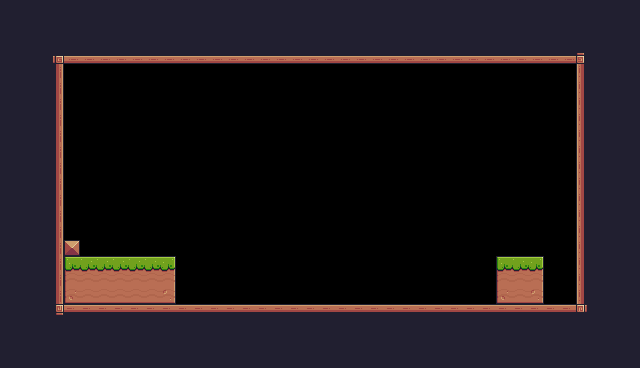

Rendered tile map (Tiled .tmx) drawn with the repository's tilesets; below, a short description and the full map source, tile grids included:
An orthogonal 40x23 tile map with 16x16 px tiles, 1 tile layer (Tile Layer 1) and 1 object (Player).

<map version="1.10" tiledversion="1.10.2" orientation="orthogonal" renderorder="right-down" width="40" height="23" tilewidth="16" tileheight="16" infinite="0" nextlayerid="3" nextobjectid="2">
 <tileset firstgid="1" source="Pixel Adventure.tsx" />
 <layer id="1" name="Tile Layer 1" width="40" height="23">
  <data encoding="csv">
24,24,24,24,24,24,24,24,24,24,24,24,24,24,24,24,24,24,24,24,24,24,24,24,24,24,24,24,24,24,24,24,24,24,24,24,24,24,24,24,
24,24,24,24,24,24,24,112,24,24,24,24,24,24,24,24,24,24,24,24,24,24,24,24,24,24,24,24,24,24,24,24,24,24,24,24,24,24,24,24,
24,24,24,24,24,24,24,112,24,24,24,24,112,112,112,112,24,24,24,24,24,24,24,24,24,24,24,24,24,24,24,24,24,24,24,112,24,24,24,24,
24,24,24,92,134,134,134,134,134,134,134,134,134,134,134,134,134,134,134,134,134,134,134,134,134,134,134,134,134,134,134,134,134,134,134,134,93,24,24,24,
24,24,24,113,0,0,0,0,0,0,0,0,0,0,0,0,0,0,0,0,0,0,0,0,0,0,0,0,0,0,0,0,0,0,0,0,111,24,24,24,
24,24,24,113,0,0,0,0,0,0,0,0,0,0,0,0,0,0,0,0,0,0,0,0,0,0,0,0,0,0,0,0,0,0,0,0,111,24,24,24,
24,24,24,113,0,0,0,0,0,0,0,0,0,0,0,0,0,0,0,0,0,0,0,0,0,0,0,0,0,0,0,0,0,0,0,0,111,24,24,24,
24,24,24,113,0,0,0,0,0,0,0,0,0,0,0,0,0,0,0,0,0,0,0,0,0,0,0,0,0,0,0,0,0,0,0,0,111,24,24,24,
24,24,24,113,0,0,0,0,0,0,0,0,0,0,0,0,0,0,0,0,0,0,0,0,0,0,0,0,0,0,0,0,0,0,0,0,111,24,24,24,
24,24,24,113,0,0,0,0,0,0,0,0,0,0,0,0,0,0,0,0,0,0,0,0,0,0,0,0,0,0,0,0,0,0,0,0,111,24,24,24,
24,24,24,113,0,0,0,0,0,0,0,0,0,0,0,0,0,0,0,0,0,0,0,0,0,0,0,0,0,0,0,0,0,0,0,0,111,24,24,24,
24,24,24,113,0,0,0,0,0,0,0,0,0,0,0,0,0,0,0,0,0,0,0,0,0,0,0,0,0,0,0,0,0,0,0,0,111,24,24,24,
24,24,24,113,0,0,0,0,0,0,0,0,0,0,0,0,0,0,0,0,0,0,0,0,0,0,0,0,0,0,0,0,0,0,0,0,111,24,24,24,
24,24,24,113,0,0,0,0,0,0,0,0,0,0,0,0,0,0,0,0,0,0,0,0,0,0,0,0,0,0,0,0,0,0,0,0,111,24,24,24,
24,24,24,113,0,0,0,0,0,0,0,0,0,0,0,0,0,0,0,0,0,0,0,0,0,0,0,0,0,0,0,0,0,0,0,0,111,24,24,24,
24,24,24,113,35,0,0,0,0,0,0,0,0,0,0,0,0,0,0,0,0,0,0,0,0,0,0,0,0,0,0,0,0,0,0,0,111,24,24,24,
24,24,24,113,7,8,8,8,8,8,9,0,0,0,0,0,0,0,0,0,0,0,0,0,0,0,0,0,0,0,0,7,8,9,0,0,111,24,24,24,
24,24,24,113,29,30,30,30,30,30,31,0,0,0,0,0,0,0,0,0,0,0,0,0,0,0,0,0,0,0,0,29,30,31,0,0,111,24,24,24,
24,24,24,113,51,52,52,52,52,52,53,0,0,0,0,0,0,0,0,0,0,0,0,0,0,0,0,0,0,0,0,51,52,53,0,0,111,24,24,24,
24,24,24,114,90,90,90,90,90,90,90,90,90,90,90,90,90,90,90,90,90,90,90,90,90,90,90,90,90,90,90,90,90,90,90,90,115,24,24,24,
24,24,24,24,24,24,24,24,24,24,24,24,24,24,24,24,24,24,24,24,24,24,24,24,24,24,24,24,24,24,24,24,24,24,112,24,24,24,24,24,
24,24,24,24,24,24,24,24,24,24,24,24,24,24,24,24,24,24,24,24,24,24,24,24,24,24,24,24,24,24,24,24,24,24,24,24,24,24,24,24,
24,24,24,24,24,24,24,24,24,24,24,24,24,24,24,24,24,24,24,24,24,24,24,24,24,24,24,24,24,24,24,24,24,24,24,24,24,24,24,24
</data>
 </layer>
 <objectgroup id="2" name="Spawnpoints">
  <object id="1" name="Player" type="Player" x="496" y="224" width="32" height="32" />
 </objectgroup>
</map>
